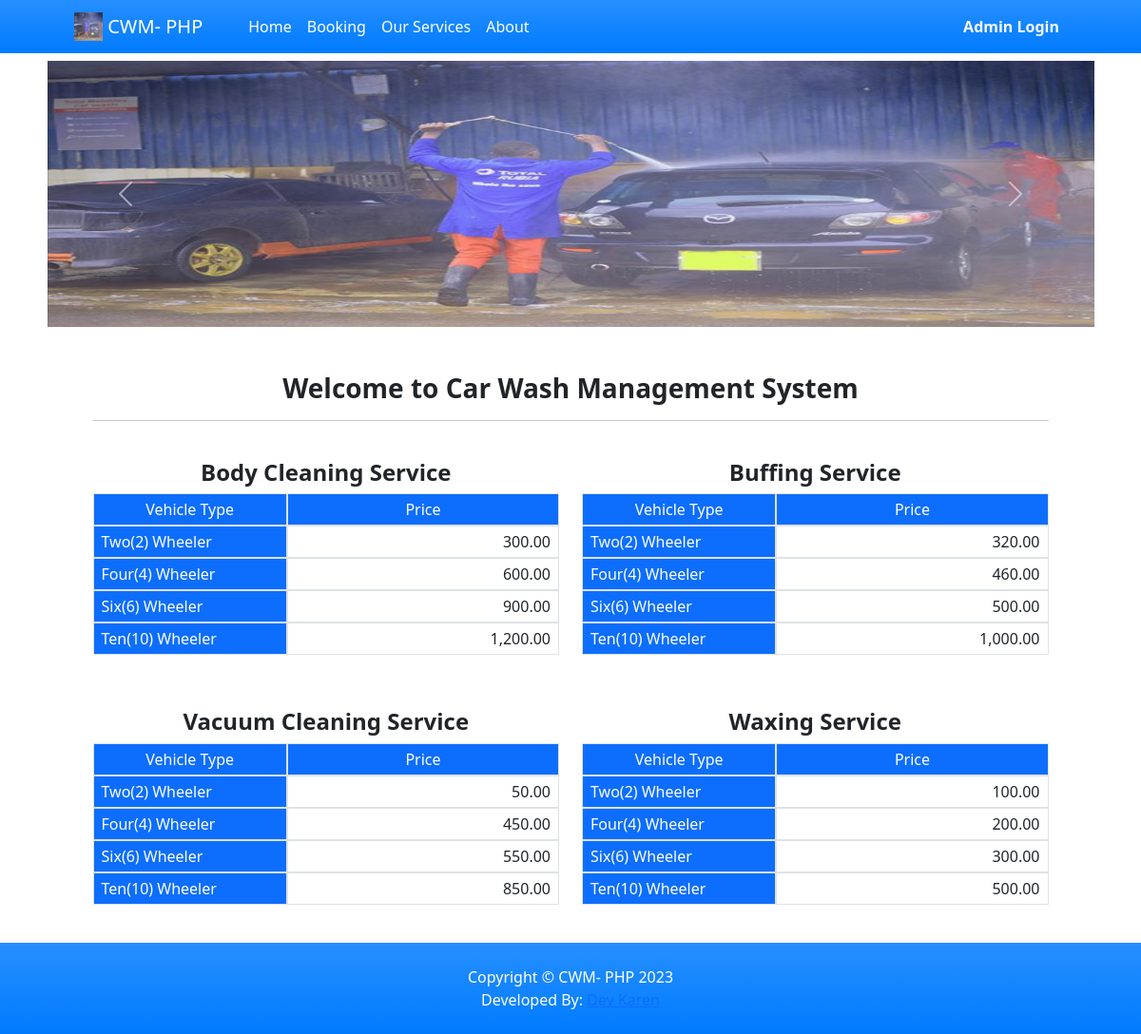
The page / on the database its author committed.
### tables this page shows
CREATE TABLE `service_list` (
  `id` int(30) NOT NULL,
  `name` text NOT NULL,
  `description` text NOT NULL,
  `status` tinyint(4) NOT NULL DEFAULT 1,
  `delete_flag` tinyint(4) NOT NULL DEFAULT 0,
  `date_created` datetime NOT NULL DEFAULT current_timestamp(),
  `date_updated` datetime NOT NULL DEFAULT current_timestamp() ON UPDATE current_timestamp()
);

CREATE TABLE `price_list` (
  `service_id` int(30) NOT NULL,
  `vehicle_id` int(30) NOT NULL,
  `price` float(15,2) NOT NULL DEFAULT 0.00
);

CREATE TABLE `vehicle_list` (
  `id` int(30) NOT NULL,
  `name` text NOT NULL,
  `status` tinyint(1) NOT NULL DEFAULT 1,
  `delete_flag` tinyint(1) NOT NULL DEFAULT 0,
  `date_created` datetime NOT NULL DEFAULT current_timestamp(),
  `date_updated` datetime NOT NULL DEFAULT current_timestamp() ON UPDATE current_timestamp()
);

### config.php (called while the page is built, shortened)
<?php
require_once('classes/DBConnection.php');
require_once('classes/SystemSettings.php');
function validate_image($file){
	if(!empty($file)){
        $ex = explode("?",$file);
        $file = $ex[0];
        $ts = isset($ex[1]) ? "?".$ex[1] : '';
		if(is_file(base_app.$file)){
			return base_url.$file.$ts;
		}else{
			return base_url.'dist/img/no-image-available.png';
		}
	}else{
		return base_url.'dist/img/no-image-available.png';
	}
}
function format_num($number = '' , $decimal = ''){
    if(is_numeric($number)){
        $ex = explode(".",$number);
        $decLen = isset($ex[1]) ? strlen($ex[1]) : 0;
        if(is_numeric($decimal)){
            return number_format($number,$decimal);
        }else{
            return number_format($number,$decLen);
        }
    }else{
        return "Invalid Input";
    }
}
?>

### classes/DBConnection.php (called while the page is built, shortened)
<?php
class DBConnection{
    private $host = DB_SERVER;
    private $username = DB_USERNAME;
    private $password = DB_PASSWORD;
    private $database = DB_NAME;
    public $conn;
    public function __construct(){
        if (!isset($this->conn)) {
            $this->conn = new mysqli($this->host, $this->username, $this->password, $this->database);
        }
    }
}
?>

### classes/SystemSettings.php (called while the page is built, shortened)
<?php
class SystemSettings extends DBConnection{
	function info($field=''){
		if(!empty($field)){
			if(isset($_SESSION['system_info'][$field]))
				return $_SESSION['system_info'][$field];
			else
				return false;
		}else{
			return false;
		}
	}
}
$_settings = new SystemSettings();
?>

### home.php (the view, shortened to what this page needs)
<section class="py-0">
    <div class="container">
        <div class="col-lg-12 py-2">
            <div class="row">
                <div class="col-md-12">
                    <div id="carouselExampleControls" class="carousel slide bg-dark" data-ride="carousel">
                        <div class="carousel-inner">
                            <?php
                                $upload_path = "uploads/banner";
                                if(is_dir(base_app.$upload_path)):
                                $file= scandir(base_app.$upload_path);
                                $_i = 0;
                                    foreach($file as $img):
                                        if(in_array($img,array('.','..')))
                                            continue;
                                $_i++;
                            ?>
                            <div class="carousel-item h-100 <?php echo $_i == 1 ? "active" : '' ?>">
                                <img src="<?php echo validate_image($upload_path.'/'.$img) ?>" class="d-block w-100  h-100" alt="<?php echo $img ?>">
                            </div>
                            <?php endforeach; ?>
                            <?php endif; ?>
                        </div>
                        <button class="carousel-control-prev" type="button" data-target="#carouselExampleControls" data-slide="prev">
                            <span class="carousel-control-prev-icon" aria-hidden="true"></span>
                        </button>
                        <button class="carousel-control-next" type="button" data-target="#carouselExampleControls" data-slide="next">
                            <span class="carousel-control-next-icon" aria-hidden="true"></span>
                        </button>
                        </div>
                </div>
            </div>
            <div class="container px-4 px-lg-5 mt-5">
                <h3 class="text-center font-weight-bolder">Welcome to <?= $_settings->info('name') ?></h3>
                <hr>
                <div class="row">
                    <?php
                    $services = $conn->query("SELECT * FROM `service_list` where delete_flag = 0 and `status` = 1 order by (`name`) asc");
                    while($row = $services->fetch_assoc()):
                    ?>
                    <div class="col-lg-6 col-md-6 col-sm-12 col-xs-12 py-4">
                        <h4 class="text-center"><b><?= $row['name'] ?> Service</b></h4>
                        <div class="row mx-0 my-2">
                            <div class="col-5 border bg-primary m-0 text-center px-2 py-1">Vehicle Type</div>
                            <div class="col-7 border bg-primary m-0 text-center px-2 py-1">Price</div>
                            <?php
                            $vehicles = $conn->query("SELECT v.name as vehicle, p.price FROM `vehicle_list` v inner join `price_list` p on v.id = p.vehicle_id where p.service_id = '{$row['id']}' and v.delete_flag = 0 and v.status = 1 order by abs(v.`name`) asc ");
                            while($vrow = $vehicles->fetch_assoc()):
                            ?>
                            <div class="col-5 border bg-primary m-0 px-2 py-1"><?= $vrow['vehicle'] ?></div>
                            <div class="col-7 border m-0 px-2 py-1 text-right"><?= format_num($vrow['price']) ?></div>
                            <?php endwhile; ?>
                        </div>
                    </div>
                    <?php endwhile; ?>
                </div>
            </div>
    </div>
    </div>
</section>

### home.php (style rules this page uses)
.carousel-item>img { object-fit:fill !important; }
#carouselExampleControls .carousel-inner { height:280px !important; }

### rows shown on the page
service_list: name "Body Cleaning"
price_list: vehicle.name "Two(2) Wheeler", price "300.00"
price_list: vehicle.name "Four(4) Wheeler", price "600.00"
price_list: vehicle.name "Six(6) Wheeler", price "900.00"
price_list: vehicle.name "Ten(10) Wheeler", price "1,200.00"
service_list: name "Buffing"
price_list: vehicle.name "Two(2) Wheeler", price "320.00"
price_list: vehicle.name "Four(4) Wheeler", price "460.00"
price_list: vehicle.name "Six(6) Wheeler", price "500.00"
price_list: vehicle.name "Ten(10) Wheeler", price "1,000.00"
service_list: name "Vacuum Cleaning"
price_list: vehicle.name "Two(2) Wheeler", price "50.00"
price_list: vehicle.name "Four(4) Wheeler", price "450.00"
price_list: vehicle.name "Six(6) Wheeler", price "550.00"
price_list: vehicle.name "Ten(10) Wheeler", price "850.00"
service_list: name "Waxing"
price_list: vehicle.name "Two(2) Wheeler", price "100.00"
price_list: vehicle.name "Four(4) Wheeler", price "200.00"
price_list: vehicle.name "Six(6) Wheeler", price "300.00"
price_list: vehicle.name "Ten(10) Wheeler", price "500.00"

### other values the page prints
$_settings->info('short_name') "CWM- PHP"
$_settings->info('name') "Car Wash Management System"
